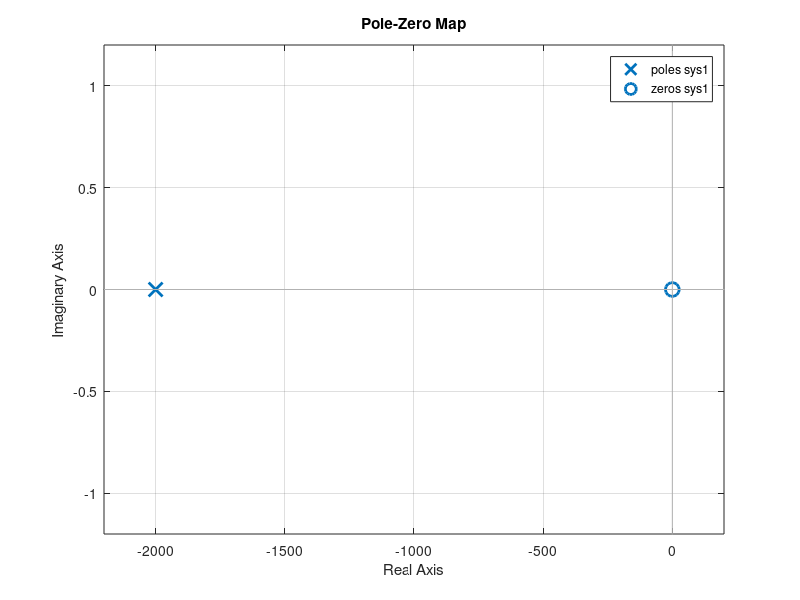
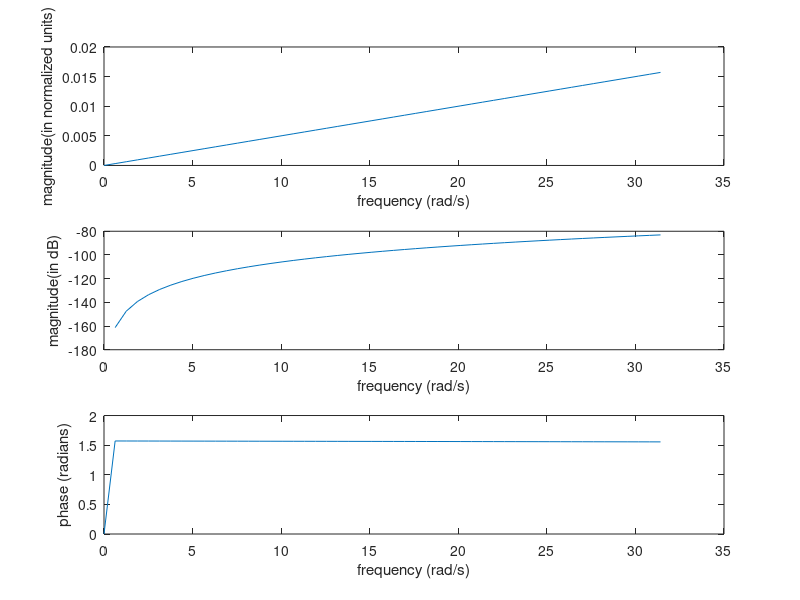

These charts were generated, in order, by the following MATLAB code:
b=[1 0];
a=[1 2000];
sys1=tf(b,a);
pzmap(sys1);
f=0:0.1:5;
w=2*pi*f;
h=freqs(b,a,w);
mag=abs(h);
phase=angle(h);
magdb=20*log(mag);
figure
subplot(3,1,1)
plot(w,mag)
xlabel('frequency (rad/s)')
ylabel('magnitude(in normalized units)')
subplot(3,1,2)
plot(w,magdb)
xlabel('frequency (rad/s)')
ylabel('magnitude(in dB)')
subplot(3,1,3)
plot(w,phase)
xlabel('frequency (rad/s)')
ylabel('phase (radians)')
